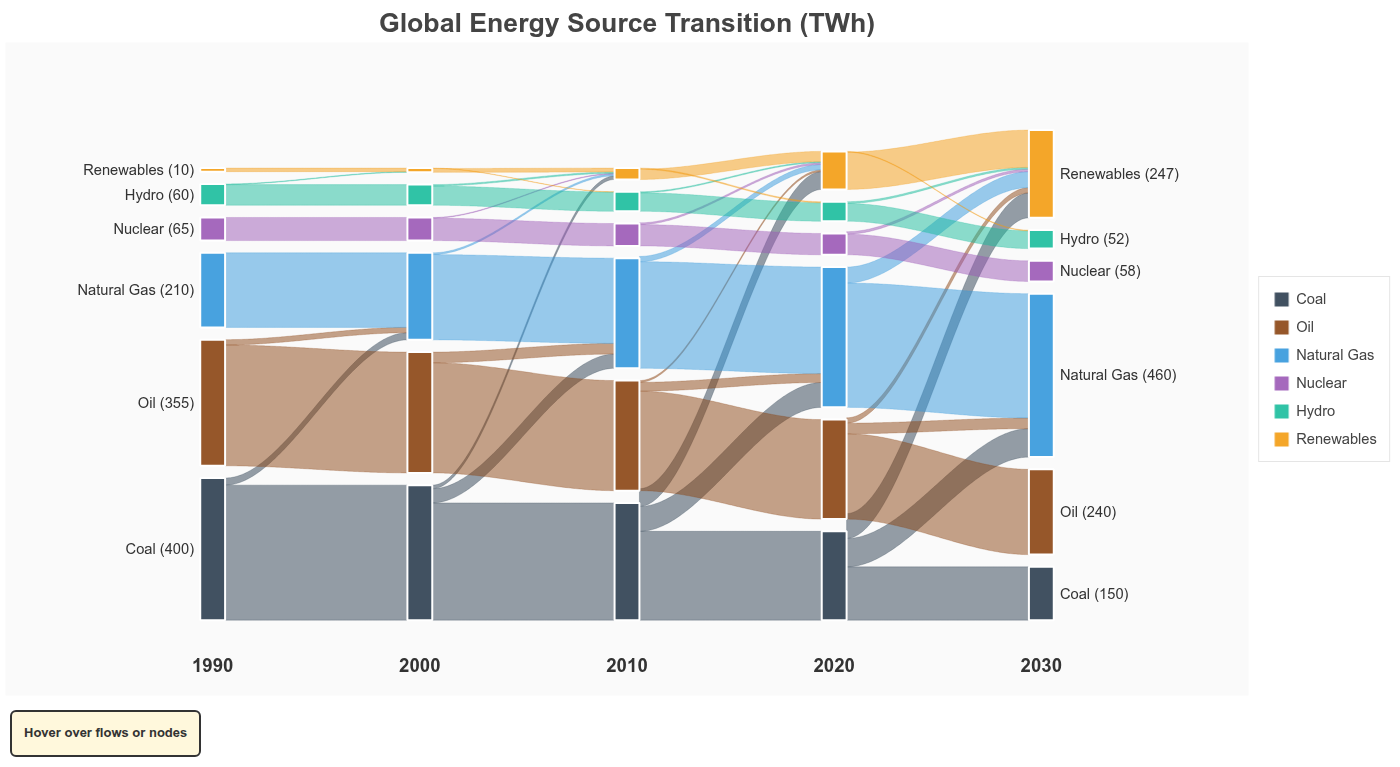

Generate this figure with Python:
from bokeh_rocks import *
flows_energy = [
    # 1990 -> 2000 (1990 totals: Coal=400, Oil=355, Natural Gas=210, Nuclear=65, Hydro=60, Renewables=10)
    [
        ("Coal", "Coal", 380),
        ("Coal", "Natural Gas", 20),
        ("Oil", "Oil", 340),
        ("Oil", "Natural Gas", 15),
        ("Natural Gas", "Natural Gas", 210),
        ("Nuclear", "Nuclear", 65),
        ("Hydro", "Hydro", 58),
        ("Hydro", "Renewables", 2),
        ("Renewables", "Renewables", 10),
    ],
    # 2000 -> 2010 (2000 totals: Coal=380, Oil=340, Natural Gas=245, Nuclear=65, Hydro=58, Renewables=12)
    [
        ("Coal", "Coal", 330),
        ("Coal", "Natural Gas", 40),
        ("Coal", "Renewables", 10),
        ("Oil", "Oil", 310),
        ("Oil", "Natural Gas", 30),
        ("Natural Gas", "Natural Gas", 240),
        ("Natural Gas", "Renewables", 5),
        ("Nuclear", "Nuclear", 63),
        ("Nuclear", "Renewables", 2),
        ("Hydro", "Hydro", 54),
        ("Hydro", "Renewables", 4),
        ("Renewables", "Renewables", 11),
        ("Renewables", "Hydro", 1),
    ],
    # 2010 -> 2020 (2010 totals: Coal=370, Oil=310, Natural Gas=315, Nuclear=65, Hydro=55, Renewables=32)
    [
        ("Coal", "Coal", 250),
        ("Coal", "Natural Gas", 70),
        ("Coal", "Renewables", 50),
        ("Oil", "Oil", 280),
        ("Oil", "Natural Gas", 25),
        ("Oil", "Renewables", 5),
        ("Natural Gas", "Natural Gas", 300),
        ("Natural Gas", "Renewables", 15),
        ("Nuclear", "Nuclear", 60),
        ("Nuclear", "Renewables", 5),
        ("Hydro", "Hydro", 52),
        ("Hydro", "Renewables", 3),
        ("Renewables", "Renewables", 29),
        ("Renewables", "Hydro", 3),
    ],
    # 2020 -> 2030 (2020 totals: Coal=300, Oil=285, Natural Gas=395, Nuclear=65, Hydro=55, Renewables=107)
    [
        ("Coal", "Coal", 150),
        ("Coal", "Natural Gas", 80),
        ("Coal", "Renewables", 70),
        ("Oil", "Oil", 240),
        ("Oil", "Natural Gas", 30),
        ("Oil", "Renewables", 15),
        ("Natural Gas", "Natural Gas", 350),
        ("Natural Gas", "Renewables", 45),
        ("Nuclear", "Nuclear", 58),
        ("Nuclear", "Renewables", 7),
        ("Hydro", "Hydro", 50),
        ("Hydro", "Renewables", 5),
        ("Renewables", "Renewables", 105),
        ("Renewables", "Hydro", 2),
    ],
]

time_points_energy = ["1990", "2000", "2010", "2020", "2030"]
categories_energy = ["Coal", "Oil", "Natural Gas", "Nuclear", "Hydro", "Renewables"]
colors_energy = {
    "Coal": "#2C3E50",
    "Oil": "#8B4513",
    "Natural Gas": "#3498DB",
    "Nuclear": "#9B59B6",
    "Hydro": "#1ABC9C",
    "Renewables": "#F39C12"
}

diagram3 = create_alluvial(
    flows_energy,
    time_points_energy,
    categories_energy,
    colors_energy,
    title="Global Energy Source Transition (TWh)",
    width=1400,
    height=700,
    gap=2.5
)
show(diagram3)
save_plot(diagram3, 'output/sankey_02')
